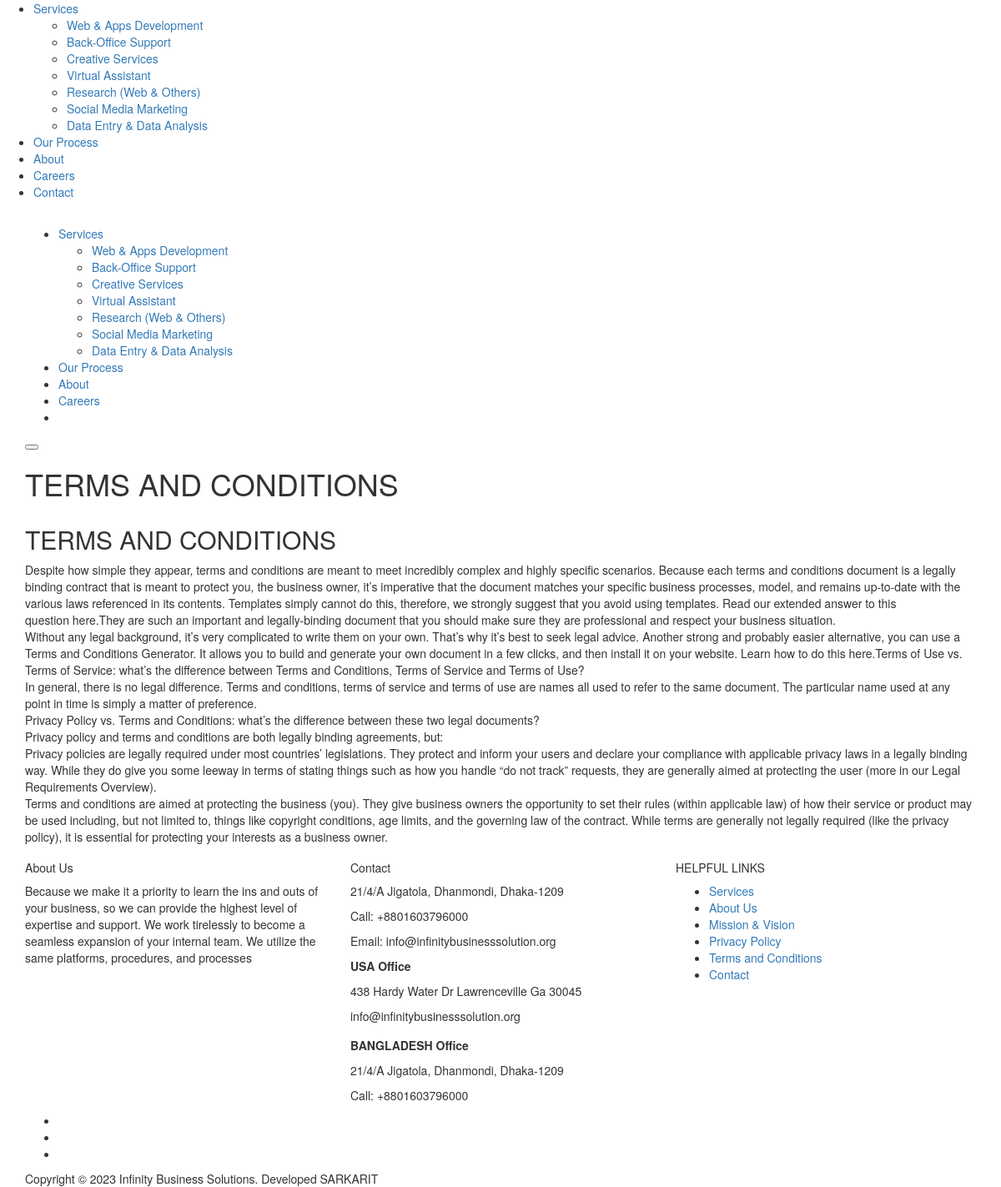
Page /termsAndconditons.php on the committed database.
### tables this page shows
CREATE TABLE `services` (
  `id` int NOT NULL,
  `title` varchar(255) DEFAULT NULL,
  `photo` varchar(255) DEFAULT NULL,
  `service_color` varchar(255) DEFAULT NULL,
  `short_title` varchar(255) DEFAULT NULL,
  `description` text,
  `activity` int DEFAULT '1',
  `create_at` timestamp NULL DEFAULT CURRENT_TIMESTAMP,
  `update_date` varchar(255) DEFAULT NULL
);

CREATE TABLE `website_setting` (
  `id` int NOT NULL,
  `name` varchar(255) NOT NULL,
  `admin` varchar(255) DEFAULT NULL,
  `url` varchar(255) NOT NULL,
  `mobile` varchar(255) DEFAULT NULL,
  `email` varchar(255) DEFAULT NULL,
  `address` varchar(255) DEFAULT NULL,
  `logo` varchar(255) DEFAULT NULL,
  `copyright` varchar(255) DEFAULT NULL,
  `facebook` varchar(255) DEFAULT NULL,
  `google` varchar(255) DEFAULT NULL,
  `twitter` varchar(255) DEFAULT NULL,
  `instgram` varchar(255) DEFAULT NULL,
  `linkedin` varchar(255) DEFAULT NULL,
  `update_at` varchar(255) DEFAULT NULL
);

CREATE TABLE `pages` (
  `id` int NOT NULL,
  `title` varchar(255) DEFAULT NULL,
  `description` text NOT NULL,
  `photo` varchar(255) DEFAULT NULL,
  `type` int NOT NULL DEFAULT '1',
  `activity` int DEFAULT '1',
  `create_at` timestamp NULL DEFAULT CURRENT_TIMESTAMP,
  `update_date` varchar(255) DEFAULT NULL
);

### termsAndconditons.php (the view, shortened to what this page needs)
<?php
include_once 'include/functions.php';
$query ="SELECT * FROM pages WHERE id = 8";
$results = $mysqli->query($query);
$about = $results->fetch_assoc();
?>
<!DOCTYPE html>
<html lang="en-US">
<?php include ("include/css_file.php"); ?>
	<body>
		<?php include ("include/header.php"); ?>
		<div class="page-head " style="background-image:url('<?php echo $weburl; ?>images/all/terms-and-conditions.png');">
			<div class="inner-desc">
				<div class="container">
					<h1 class="page-title"><?php echo $about['title']; ?></h1>
				</div>
			</div>
		</div>
		<div class="page-holder custom-page-template page-full fullscreen-page clearfix">
			<section class="section-holder">
				<div class="container">
					<div class="row align-items-center">
						<div class="col-lg-12">
							<h2 class="section-heading-title margin-b16"><?php echo $about['title']; ?></h2>
							<p><?php echo $about['description']; ?></p>
						</div>
					</div>
				</div>
			</section>
		</div>
		<?php include ("include/footer.php"); ?>
	</body>
</html>

### include/header.php (shortened to what this page needs)
<div class="mobile-menu-holder">
	<div class="modal-menu-container">
		<ul class="menu-mobile">
			<li class="menu-item menu-item-has-children">
				<a href="<?php echo $weburl; ?>">Services</a>
				<ul class="sub-menu">
					<?php
					global $mysqli;
					$servMenu = $mysqli->prepare("SELECT id, title from services WHERE activity	= 1 ORDER BY id ASC");
					$servMenu->execute();
					$servMenu->bind_result($sid, $sName);
					$servMenu->store_result();
						while ($servMenu->fetch()) {
						$slug = preg_replace('/[^A-Za-z0-9\-]/', '', str_replace(' ', '-', $sName));
					?>
						<li class="menu-item"><a href="<?php echo $weburl; ?>service/<?php echo $sid ?>/<?php echo $slug ?>"> <?php echo $sName; ?></a></li>
					<?php }$servMenu->close();?>
				</ul>
			</li>
			<li class="menu-item"><a href="<?php echo $weburl; ?>ourprocess">Our Process</a></li>
			<li class="menu-item"><a href="<?php echo $weburl; ?>about"> About</a></li>
			<li class="menu-item"><a href="<?php echo $weburl; ?>carrer"> Careers</a></li>
			<li class="menu-item"><a href="<?php echo $weburl; ?>contactus"> Contact</a></li>
		</ul>
	</div>
</div>
<header id="header-bar" class="header-1">
	<div class="container">
		<div class="header-wrap">
			<div class="logo logo-2"><a href="<?php echo $weburl; ?>"><img class="img-fluid" src="<?php echo $weburl; ?>public/upload/<?php echo $webLogo; ?>" alt=""></a></div>
			<div class="nav-holder nav-holder-1">
				<ul class="menu-nav  menu-nav-1">
				<li class="menu-item menu-item-has-children">
					<a href="#">Services</a>
					<ul class="sub-menu">
						<?php
						global $mysqli;
						$servMenu = $mysqli->prepare("SELECT id, title from services WHERE activity	= 1 ORDER BY id ASC");
						$servMenu->execute();
						$servMenu->bind_result($sid, $sName);
						$servMenu->store_result();
							while ($servMenu->fetch()) {
							$slug = preg_replace('/[^A-Za-z0-9\-]/', '', str_replace(' ', '-', $sName));
						?>
						<li class="menu-item"><a href="<?php echo $weburl; ?>service/<?php echo $sid ?>/<?php echo $slug ?>"> <?php echo $sName; ?></a></li>
						<?php }$servMenu->close();?>
					</ul>
				</li>
				<li class="menu-item"><a href="<?php echo $weburl; ?>ourprocess">Our Process</a></li>
				<li class="menu-item"><a href="<?php echo $weburl; ?>about">About</a></li>
				<li class="menu-item"><a href="<?php echo $weburl; ?>carrer">Careers</a></li>
				<li class="menu-item"><a class="component-wrap" style="color: #fff;" href="<?php echo $weburl; ?>contactus">Contact</a></li>
			</ul>
			</div>
			<div class="nav-button-holder"> <button type="button" class="nav-button"> <span class="icon-bar"></span> </button></div>
		</div>
	</div>
</header>

### include/footer.php (shortened to what this page needs)
<footer id="footer-v1">
	<div id="footer-conten" >
		<div class="container">
			<div class="row">
				<div class="col-lg-4" >
					<?php
					$query ="SELECT * FROM pages WHERE id = 20";
					$results = $mysqli->query($query);
					$footer = $results->fetch_assoc();
					?>
					<div class="foo-block">
						<h5 class="widgettitle" >About Us</h5>
						<div class="textwidget">
							<div class="textwidget">
								<p><?php echo $footer['description']; ?></p>
							</div>
						</div>
					</div>
				</div>
				<div class="col-lg-4">
					<div class="foo-block">
						<h5 class="widgettitle">Contact</h5>
						<div class="textwidget">
							<div class="textwidget">
								<p><?php echo $webAddress; ?></p>
								<p>Call: <?php echo $webMobile; ?></p>
								<p>Email: <?php echo $webEmail; ?></p>
								<p style="font-weight: bold; margin: 0 0 10px 0;">USA Office</p>
								<p style="margin: 0 0 10px 0;">438 Hardy Water Dr Lawrenceville Ga 30045</p>
								<p style="margin: 0 0 15px 0;">info@infinitybusinesssolution.org</p>
								<p style="font-weight: bold; margin: 0 0 10px 0;">BANGLADESH Office</p>
								<p style="margin: 0 0 10px 0;">21/4/A Jigatola, Dhanmondi, Dhaka-1209</p>
								<p style="margin: 0 0 10px 0;">Call: +8801603796000</p>
							</div>
						</div>
					</div>
				</div>
				<div class="col-lg-4">
					<div class="foo-block">
						<h5 class="widgettitle">HELPFUL LINKS</h5>
						<div class="textwidget custom-html-widget">
							<ul>
								<li> <a href="<?php echo $weburl; ?>allservice">Services</a></li>
								<li> <a href="<?php echo $weburl; ?>about">About Us</a></li>
								<li> <a href="<?php echo $weburl; ?>mission&vision">Mission & Vision</a></li>
								<li><a href="<?php echo $weburl; ?>privacy-policy">Privacy Policy</a></li>
								<li><a href="<?php echo $weburl; ?>terms-and-conditions">Terms and Conditions</a></li>
								<li><a href="<?php echo $weburl; ?>contactus">Contact</a></li>
							</ul>
						</div>
					</div>
				</div>
			</div>
			<ul class="footer-social alignc">
				<li><a class="social-facebook" href="<?php echo $webFacebook; ?>" target="_blank"><i class="fab fa-facebook-f"></i></a></li>
				<li><a class="social-twitter" href="<?php echo $webTwitter; ?>" target="_blank"><i class="fab fa-twitter"></i></a></li>
				<li><a class="social-linkedin" href="<?php echo $webLinkedin; ?>" target="_blank"><i class="fab fa-linkedin"></i></a></li>
			</ul>
			<div class="foo-copyright alignc">Copyright &copy; 2023 Infinity Business Solutions. Developed SARKARIT</div>
		</div>
	</div>
</footer>

### rows in the picture
services: title "Web & Apps Development"
services: title "Back-Office Support"
services: title "Creative Services"
services: title "Virtual Assistant"
services: title "Research (Web & Others)"
services: title "Social Media Marketing"
services: title "Data Entry & Data Analysis"
website_setting: address "21/4/A Jigatola, Dhanmondi, Dhaka-1209", mobile "+8801603796000", email "info@infinitybusinesssolution.org"
pages: title "TERMS AND CONDITIONS", description "Despite how simple they appear, terms and conditions are meant to meet incredibly complex and highly specific scenarios. Because each terms and conditions document is a legally binding contract that is meant to protect you, the business owner, it’s imperative that the document matches your specific business processes, model, and remains up-to-date with the various laws referenced in its contents. Templates simply cannot do this, therefore, we strongly suggest that you avoid using templates. Read our extended answer to this question here.They are such an important and legally-binding document that you should make sure they are professional and respect your business situation. Without any…"
pages: description "Because we make it a priority to learn the ins and outs of your business, so we can provide the highest level of expertise and support. We work tirelessly to become a seamless expansion of your internal team. We utilize the same platforms, procedures, and processes"
